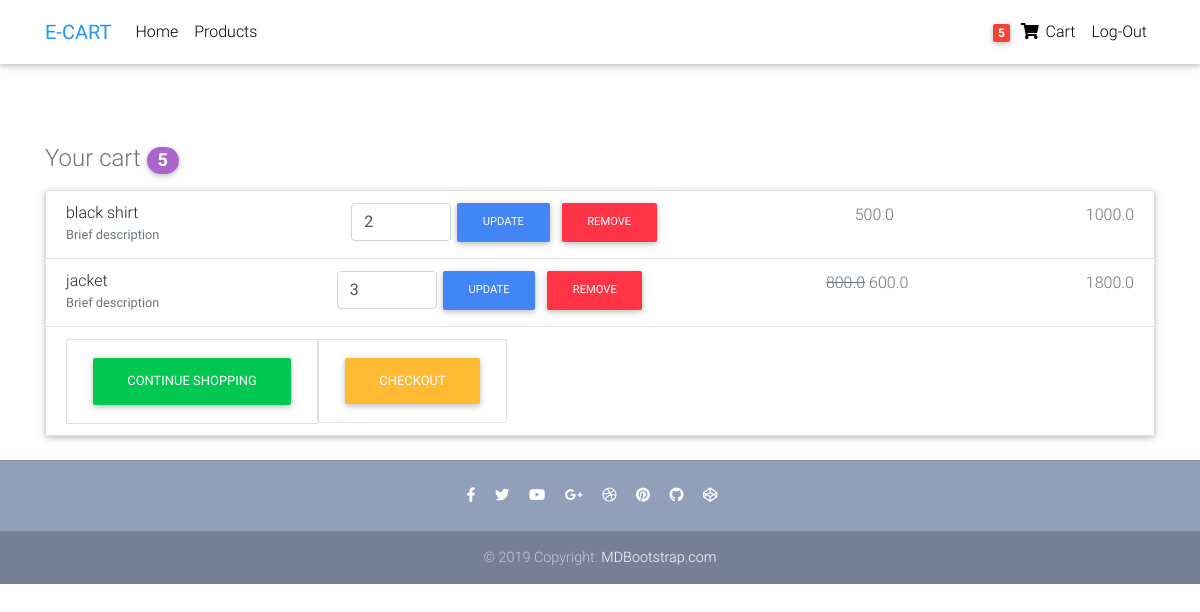
The app's page /cart (signed in) with its own data.
### core/models.py (models this page shows, shortened)
class cartitems(models.Model):
    item = models.ForeignKey(items, on_delete=models.CASCADE)
    user  = models.ForeignKey(settings.AUTH_USER_MODEL,on_delete=models.CASCADE)
    quantity = models.IntegerField(default=1)
    cost = models.FloatField(blank=True,null=True)

class items(models.Model):
    title = models.CharField(max_length=300)
    price = models.FloatField()
    dis_price = models.FloatField(blank=True,null=True)
    category = models.CharField(choices=CATEGORY_CHOICES,max_length=2)
    description =models.CharField(blank=True,default=True,max_length=1000)

### core/views.py (the view, shortened to what this page needs)
# urls.py: path('cart',cart,name='cart'),
def cart(request):
    if request.method == 'GET':
        cart_items = cartitems.objects.filter(user=request.user)
        cost  = total_cost(request)
        return render(request,'cart.html',{'total':cart_quantity(request),'cart':cart_items,'cost':cost,})

### core/views.py (called while the page is built)
def cart_quantity(request):
    total_quantity = 0
    cart_items = cartitems.objects.filter(user=request.user)
    if cart_items.exists():
        for item in cart_items:
            total_quantity = total_quantity + item.quantity
    return total_quantity

def total_cost(request,promo=False):
    cart_items = cartitems.objects.filter(user=request.user)
    cost = 0
    for item in cart_items:
        if item.item.dis_price:
            cost = cost + item.item.dis_price*item.quantity
        else:
            cost = cost + item.item.price*item.quantity
    if promo:
        cost = cost - float(promo.discount)
    return cost

### core/templates/cart.html (shortened to what this page needs)
{% extends 'base.html' %}
{% block content %}
    <main class="mt-5 pt-4">
        <div class="container wow fadeIn">
            <div >
                <h4 class="d-flex justify-content-between align-items-center mb-3">
                    <span class="text-muted">Your cart  <span class="badge badge-secondary badge-pill">{{total}}</span></span>
                </h4>
                    <ul class="list-group mb-3 z-depth-1">
                    {%for item in cart%}
                        <li class="list-group-item d-flex justify-content-between lh-condensed">
                            <div>
                                <h6 class="my-0">{{item.item.title}}</h6>
                                <small class="text-muted">Brief description</small>
                            </div>
                            <div>
                                <form class="d-flex justify-content-left" method="POST">
                                    <input type="number"  min="1" id="quantity" value={{item.quantity}} aria-label="Search" class="form-control" style="width: 100px" name="quantity">
                                    <button class="btn btn-primary btn-md my-0 p" type="submit" name="update" value="1">Update</button>
                                    <button class="btn btn-danger btn-md my-0 p" type="submit" name="remove" value="1">Remove</button>
                                </form>
                            </div>
                            {%if item.item.dis_price%}
                                <span class="text-muted"><del>{{item.item.price}}</del> {{item.item.dis_price}}</span>
                            {%else%}
                                <span class="text-muted">{{item.item.price}}</span>
                            {%endif%}
                            <div>
                                <span class="text-muted ">{{item.cost}}</span>
                            </div>
                        </li>
                    {%endfor%}
                            <li class="list-group-item d-flex justify-content lh-condensed">
                                <div class="list-group-item d-flex justify-content lh-condensed">
                                    <a class="btn btn-success" href="{% url 'products' %}" role="button">Continue Shopping</a>
                                </div>
                                <div class="list-group-item d-flex justify-content lh-condensed">
                                    <a class="btn btn-warning" href="{% url 'checkout' %}" role="button">Checkout</a>
                                </div>
                            </li>
                    </ul>
            </div>
        </div>
    </main>
{% endblock content %}

### templates/base.html (style rules this page uses)
html, body, header, .carousel { height: 60vh; }

### records on screen
cartitems: item "black shirt", quantity "2", item.price "500.0", cost "1000.0"
cartitems: item "jacket", quantity "3", item.price "800.0", item.dis_price "600.0", cost "1800.0"

### other values on screen
{{ total }} "5"
